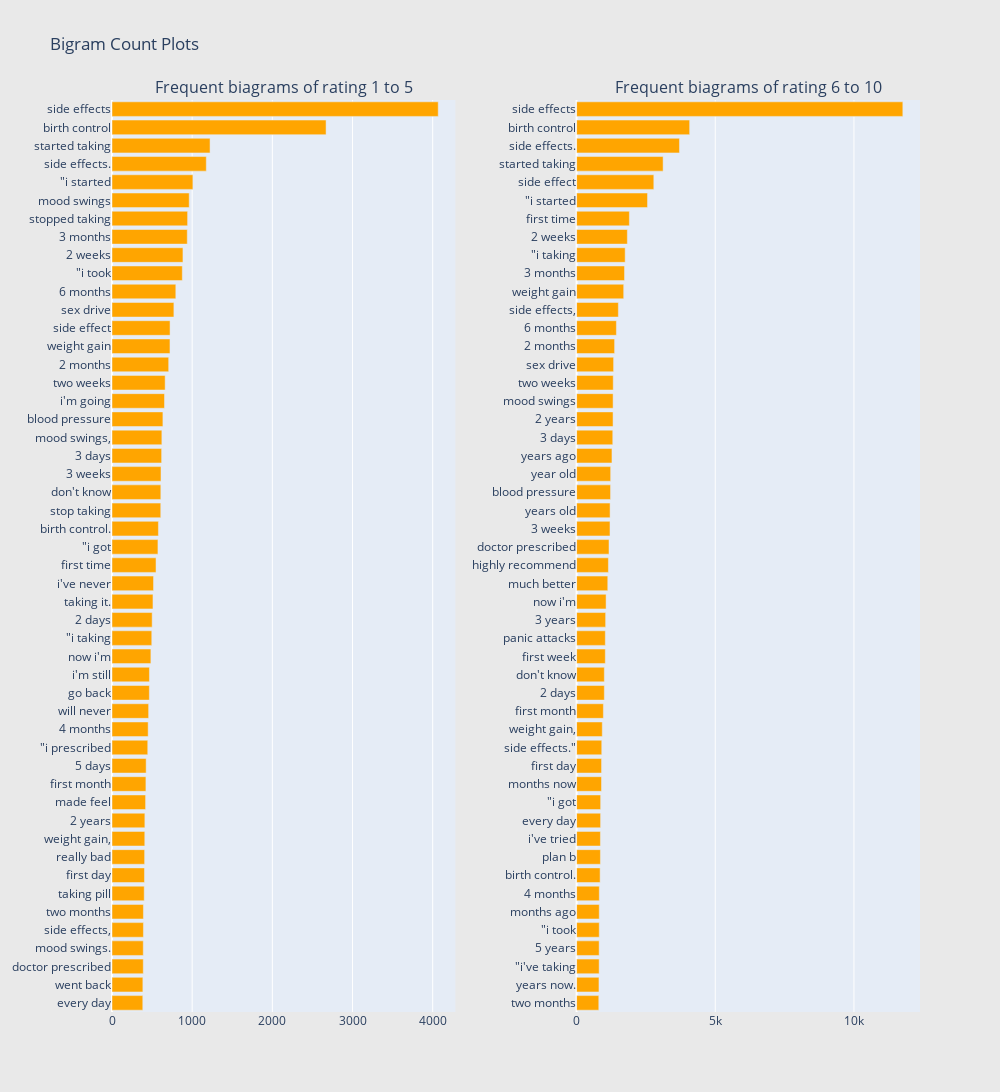

Source (notebook cell):
### Code cell
fig = tools.make_subplots(rows=1, cols=2, vertical_spacing=0.04,horizontal_spacing=0.15,
                          subplot_titles=["Frequent biagrams of rating 1 to 5", 
                                          "Frequent biagrams of rating 6 to 10"])
fig.append_trace(trace1, 1, 1)
fig.append_trace(trace2, 1, 2)
fig['layout'].update(height=1200, width=1000, paper_bgcolor='rgb(233,233,233)', title="Bigram Count Plots")
py.iplot(fig, filename='word-plots')

### Figure 1 — Plotly figure (JSON) as saved in the notebook; plotly's stock layout.template omitted (floating-point values rounded to 4 significant figures)
{"data": [{"marker": {"color": "orange"}, "orientation": "h", "showlegend": false, "type": "bar", "x": [384, 385, 390, 390, 392, 392, 402, 405, 407, 409, 410, 419, 423, 426, 446, 451, 457, 466, 467, 485, 496, 501, 511, 518, 549, 573, 579, 608, 609, 611, 619, 622, 635, 655, 663, 707, 723, 724, 772, 796, 877, 885, 939, 943, 963, 1009, 1176, 1223, 2670, 4069], "xaxis": "x", "y": ["every day", "went back", "doctor prescribed", "mood swings.", "side effects,", "two months", "taking pill", "first day", "really bad", "weight gain,", "2 years", "made feel", "first month", "5 days", "\"i prescribed", "4 months", "will never", "go back", "i&#039;m still", "now i&#039;m", "\"i taking", "2 days", "taking it.", "i&#039;ve never", "first time", "\"i got", "birth control.", "stop taking", "don&#039;t know", "3 weeks", "3 days", "mood swings,", "blood pressure", "i&#039;m going", "two weeks", "2 months", "weight gain", "side effect", "sex drive", "6 months", "\"i took", "2 weeks", "3 months", "stopped taking", "mood swings", "\"i started", "side effects.", "started taking", "birth control", "side effects"], "yaxis": "y"}, {"marker": {"color": "orange"}, "orientation": "h", "showlegend": false, "type": "bar", "x": [800, 806, 813, 813, 817, 817, 819, 848, 859, 859, 865, 867, 898, 900, 907, 926, 966, 1000, 1000, 1035, 1036, 1047, 1063, 1124, 1147, 1168, 1204, 1207, 1224, 1228, 1275, 1304, 1314, 1316, 1321, 1334, 1370, 1435, 1506, 1698, 1728, 1751, 1830, 1903, 2557, 2784, 3119, 3709, 4076, 11762], "xaxis": "x2", "y": ["two months", "years now.", "\"i&#039;ve taking", "5 years", "\"i took", "months ago", "4 months", "birth control.", "plan b", "i&#039;ve tried", "every day", "\"i got", "months now", "first day", "side effects.\"", "weight gain,", "first month", "2 days", "don&#039;t know", "first week", "panic attacks", "3 years", "now i&#039;m", "much better", "highly recommend", "doctor prescribed", "3 weeks", "years old", "blood pressure", "year old", "years ago", "3 days", "2 years", "mood swings", "two weeks", "sex drive", "2 months", "6 months", "side effects,", "weight gain", "3 months", "\"i taking", "2 weeks", "first time", "\"i started", "side effect", "started taking", "side effects.", "birth control", "side effects"], "yaxis": "y2"}], "layout": {"annotations": [{"font": {"size": 16}, "showarrow": false, "text": "Frequent biagrams of rating 1 to 5", "x": 0.2125, "xanchor": "center", "xref": "paper", "y": 1, "yanchor": "bottom", "yref": "paper"}, {"font": {"size": 16}, "showarrow": false, "text": "Frequent biagrams of rating 6 to 10", "x": 0.7875, "xanchor": "center", "xref": "paper", "y": 1, "yanchor": "bottom", "yref": "paper"}], "height": 1200, "paper_bgcolor": "rgb(233,233,233)", "title": {"text": "Bigram Count Plots"}, "width": 1000, "xaxis": {"anchor": "y", "domain": [0, 0.425]}, "xaxis2": {"anchor": "y2", "domain": [0.575, 1]}, "yaxis": {"anchor": "x", "domain": [0, 1]}, "yaxis2": {"anchor": "x2", "domain": [0, 1]}}}
